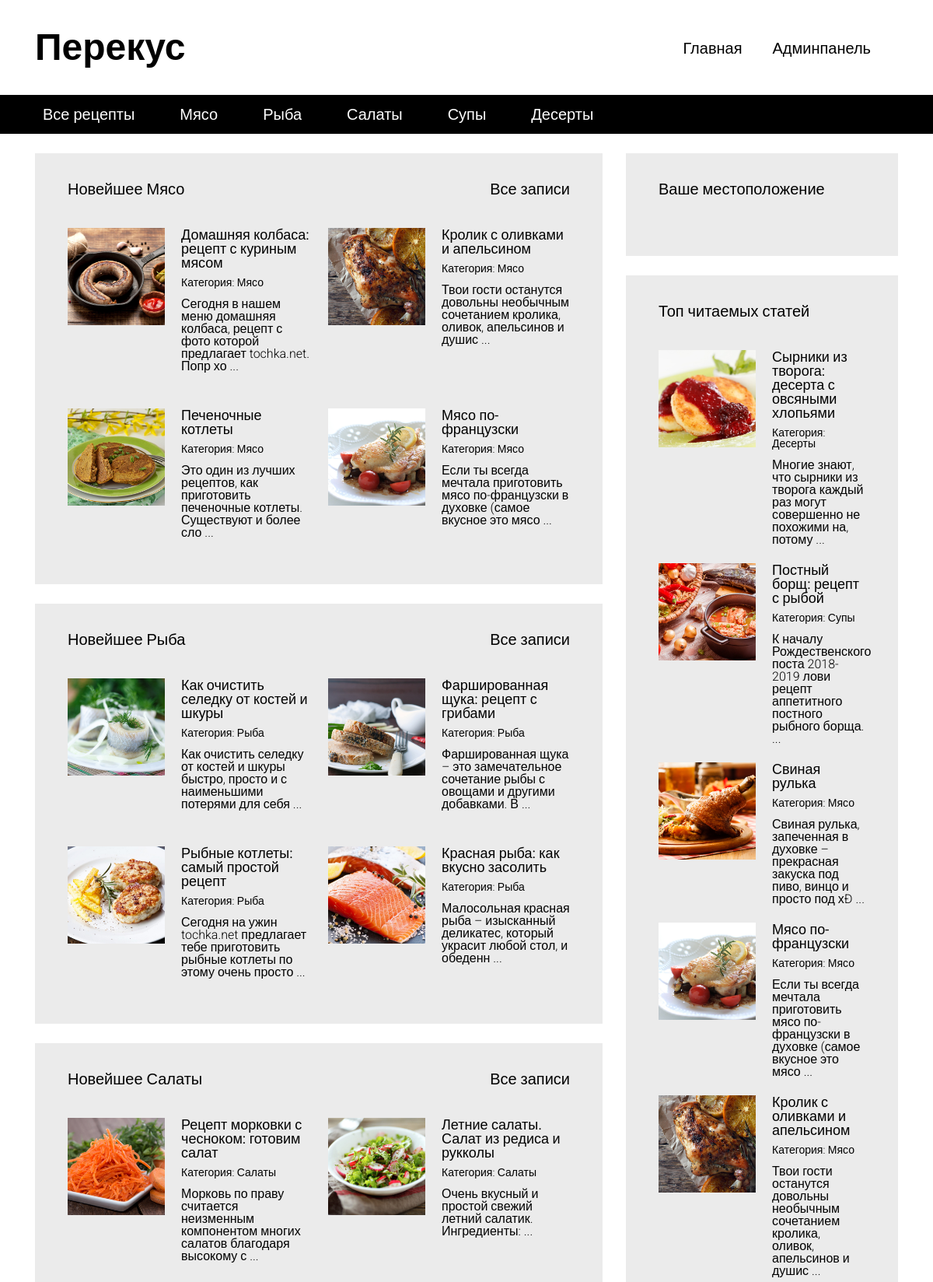
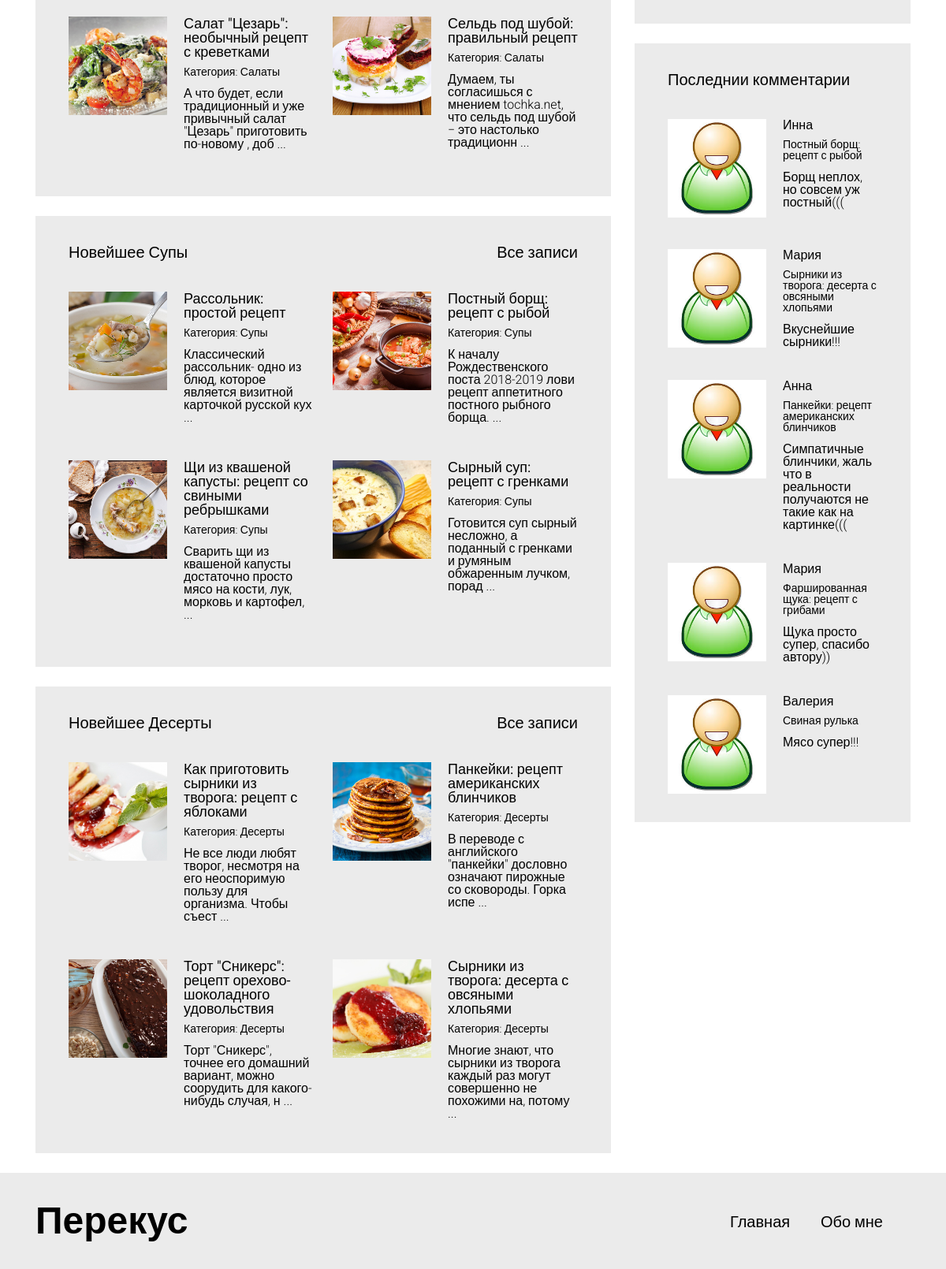
The page / on the database its author committed (2 pictures, top to bottom).
### tables this page shows
CREATE TABLE `blog_tittle` (
  `id` int(10) NOT NULL,
  `tittle` varchar(64) NOT NULL
);

CREATE TABLE `categories` (
  `id` int(10) NOT NULL,
  `name_cat` varchar(64) NOT NULL
);

CREATE TABLE `articles` (
  `id` int(11) NOT NULL,
  `tittle` varchar(64) NOT NULL,
  `content` text NOT NULL,
  `author` varchar(64) NOT NULL,
  `date` datetime NOT NULL DEFAULT CURRENT_TIMESTAMP,
  `image` varchar(64) NOT NULL DEFAULT '/template/media/images/',
  `views` int(11) NOT NULL DEFAULT '1',
  `cat_id` int(11) NOT NULL
);

CREATE TABLE `comments` (
  `id` int(11) NOT NULL,
  `comment` text NOT NULL,
  `author` varchar(64) NOT NULL,
  `date` timestamp NOT NULL DEFAULT CURRENT_TIMESTAMP,
  `art_id` int(11) NOT NULL
);

### config/Routes.php (called while the page is built)
<?php
return array(
    'recipes/one/([0-9]+)' => 'recipes/oneart/$1',
    'recipes/([0-9]+)' => 'recipes/recipes/$1',
    'recipes' => 'recipes/all',
    'admin/registration' => 'admin/registration',
    'admin/articles/([0-9]+)' => 'admin/artdelete/$1',
    'admin/addedarticles' => 'admin/addart',
    'admin/addart' => 'admin/addart',
    'admin/edit/([0-9]+)' => 'admin/editart/$1',
    'admin/articles' => 'admin/articles',
    'admin/category/([0-9]+)' => 'admin/catdelete/$1',
    'admin/addcat' => 'admin/addcat',
    'admin/category' => 'admin/category',
    'admin/update/([0-9]+)' => 'admin/update/$1',
    'admin' => 'admin/admin',
    'exit' => 'admin/destroy',
    '' => 'main/index',
);

### controllers/MainController.php (called while the page is built)
<?php
class MainController
{
   function actionIndex()
   {
      include ROOT . '/views/layout/header.php';
      include ROOT . '/views/main/main.php';
      include ROOT . '/views/layout/footer.php';
   }
}

### index.php (called while the page is built, shortened)
<?php
require_once(ROOT . '/components/Route.php');
$callRoute = new Route();
$callRoute->run();

### models/WorkFromLayout.php (called while the page is built, shortened)
<?php
class WorkWithLayout
{
   public static function getAllCategories()
   {
      $db = ConnectionDB::getConnection();
      $sql = "SELECT * FROM `categories`";
      $stmt = $db->query($sql);
      $name_cat = $stmt->fetchAll(PDO::FETCH_ASSOC);
      return $name_cat;
   }
   public static function getNameBlog()
   {
      $db = ConnectionDB::getConnection();
      $sql = "SELECT `tittle` FROM `blog_tittle`";
      $stmt = $db->query($sql);
      $tittleBlog = $stmt->fetch(PDO::FETCH_ASSOC);
      return $tittleBlog;
   }
   public static function getFiveTopViewArt()
   {
      $db = ConnectionDB::getConnection();
      $sql = "SELECT * FROM `articles` "
          . "ORDER BY `views` DESC LIMIT 5";
      $stmt = $db->query($sql);
      $result = $stmt->fetchAll(PDO::FETCH_ASSOC);
      return $result;
   }
   public static function getFourTopNewArt()
   {
      $db = ConnectionDB::getConnection();
      $sql = "SELECT * FROM `articles` "
          . "ORDER BY `date` DESC ";
      $stmt = $db->query($sql);
      $result = $stmt->fetchAll(PDO::FETCH_ASSOC);
      return $result;
   }
}

### models/Recipes.php (called while the page is built, shortened)
<?php
class Recipes
{
   public static function getAllRecipes()
   {
      $db = ConnectionDB::getConnection();
      $sql = "SELECT * FROM `articles` ORDER BY `date` DESC ";
      $stmt = $db->query($sql);
      $recipes = $stmt->fetchAll(PDO::FETCH_ASSOC);
      return $recipes;
   }
}

### models/Comment.php (called while the page is built, shortened)
<?php
class Comment
{
   public static function getFiveTopComments()
   {
      $db = ConnectionDB::getConnection();
      $sql = "SELECT * FROM `comments` ORDER BY `date` DESC LIMIT 5";
      $result = $db->query($sql);
      $result = $result->fetchAll(PDO::FETCH_ASSOC);
      return $result;
   }
}

### views/main/main.php (the view)
<?php
$topNewArt = WorkWithLayout::getFourTopNewArt();
?>
<div id="content">
    <div class="container">
        <div class="row">
            <section class="content__left col-md-8">
               <?php
               foreach ($name_cat as $category_name):
                  ?>
                   <div class="block">
                       <a href="/recipes">Все записи</a>
                       <h3>Новейшее <?= $category_name['name_cat']; ?></h3>
                       <div class="block__content">
                           <div class="articles articles__horizontal">
                              <?php
                              $cloneTopNewArt = $topNewArt;
                              for ($i = 0; $i < 4; $i++) {
                                 foreach ($cloneTopNewArt as $id => $art) {
                                    if ($art['cat_id'] == $category_name['id']) {
                                       ?>
                                        <article class="article">
                                            <div class="article__image"
                                                 style="background-image: url(<?php echo $art['image'] . $art['id'] . '.jpg'; ?>);"></div>
                                            <div class="article__info">
                                                <a href="recipes/one/<?= $art['id']; ?>"><?= $art['tittle']; ?></a>
                                                <div class="article__info__meta">
                                                    <small>Категория: <a href="/recipes/<?= $category_name['id']; ?>">
                                                          <?php
                                                          foreach ($name_cat as $cat) {
                                                             if ($cat['id'] == $art['cat_id']) {
                                                                echo $cat['name_cat'];
                                                                break;
                                                             }
                                                          }
                                                          ?>
                                                        </a></small>
                                                </div>
                                                <div class="article__info__preview">
                                                   <?php echo substr($art['content'], 0, 160) . ' ... '; ?>
                                                </div>
                                            </div>
                                        </article>
                                       <?php
                                       unset($cloneTopNewArt[$id]);
                                       break;
                                    }
                                 }
                              }
                              ?>
                           </div>
                       </div>
                   </div>
               <?php
               endforeach;
               ?>
            </section>
            <section class="content__right col-md-4">

### components/Route.php (shortened to what this page needs)
<?php
class Route
{
   private $routes = [];
   function __construct()
   {
      $RoutesPath = ROOT . ('/config/Routes.php');
      $this->routes = include "$RoutesPath";
   }
   private function getUri()
   {
      if (!empty($_SERVER['REQUEST_URI'])) {
         return trim($_SERVER['REQUEST_URI']);
      }
   }
   public function run()
   {
      $uri = $this->getUri();
      foreach ($this->routes as $uriPattern => $path) {
         if (preg_match("#^/$uriPattern$#", $uri)) {
            $uriElement = preg_replace("#$uriPattern#", $path, $uri);
            $uriElement = trim($uriElement, '/');
            $elemConroller = explode('/', $uriElement);
            $nameController = ucfirst(array_shift($elemConroller)) . 'Controller';
            $nameAction = 'action' . ucfirst(array_shift($elemConroller));
            $controllerFilePath = ROOT . "/controllers/" . $nameController . '.php';
            if (file_exists($controllerFilePath)) {
               $objectController = new $nameController;
               $parametrs = $elemConroller;
               $result = call_user_func_array(array($objectController, $nameAction), $parametrs);
               break;
            }
         }
      }
   }
}

### views/layout/header.php (shortened to what this page needs)
<?php
require_once ROOT . '/models/WorkFromLayout.php';
require_once ROOT . '/models/Comment.php';
require_once ROOT . '/models/Recipes.php';
$name_cat = WorkWithLayout::getAllCategories();
$titleBlog = WorkWithLayout::getNameBlog();
$topArt = WorkWithLayout::getFiveTopViewArt();
$topComments = Comment::getFiveTopComments();
$allrecipes = Recipes::getAllRecipes();
?>
<!DOCTYPE html>
<html lang="en">
<head>
    <link rel="stylesheet" type="text/css" href="/template/media/assets/bootstrap-grid-only/css/grid12.css">
    <link rel="stylesheet" type="text/css" href="/template/media/css/style.css">
</head>
<body>
<div id="wrapper">
    <header id="header">
        <div class="header__top">
            <div class="container">
                <div class="header__top__logo">
                    <h1><?php echo $titleBlog['tittle']; ?></h1>
                </div>
                <nav class="header__top__menu">
                    <ul>
                        <li><a href="/">Главная</a></li>
                        <li><a href="/admin/registration">Админпанель</a></li>
                    </ul>
                </nav>
            </div>
        </div>
        <div class="header__bottom">
            <div class="container">
                <nav>
                    <ul>
                        <li><a href="/recipes">Все рецепты</a></li>
                       <?php
                       foreach ($name_cat as $category_name):
                          ?>
                           <li><a href="/recipes/<?= $category_name['id']; ?>"><?= $category_name['name_cat']; ?></a>
                           </li>
                       <?php
                       endforeach;
                       ?>
                    </ul>
                </nav>
            </div>
        </div>
    </header>

### views/layout/footer.php (shortened to what this page needs)
    <div class="block">
        <h3>Ваше местоположение</h3>
        <div class="block__content">
        </div>
    </div>
    <div class="block">
        <h3>Топ читаемых статей</h3>
        <div class="block__content">
            <div class="articles articles__vertical">
               <?php
               foreach ($topArt as $art):
                  ?>
                   <article class="article">
                       <div class="article__image"
                            style="background-image: url(<?php echo $art['image'] . $art['id'] . '.jpg'; ?>);">
                       </div>
                       <div class="article__info">
                           <a href="/recipes/one/<?= $art['id']; ?>"><?= $art['tittle']; ?></a>
                           <div class="article__info__meta">
                              <?php
                              foreach ($name_cat as $cat) {
                                 if ($cat['id'] == $art['cat_id']) {
                                    ?>
                                     <small>Категория:
                                         <a href="/recipes/<?= $cat['id']; ?>">
                                            <?php echo $cat['name_cat']; ?>
                                         </a>
                                     </small>
                                    <?php
                                    break;
                                 }
                              }
                              ?>
                           </div>
                           <div class="article__info__preview">
                              <?php echo substr($art['content'], 0, 160) . ' ... '; ?>
                           </div>
                       </div>
                   </article>
               <?php
               endforeach;
               ?>
            </div>
        </div>
    </div>
    <div class="block">
        <h3>Последнии комментарии</h3>
       <?php
       foreach ($topComments as $comment):
          ?>
           <div class="block__content">
               <div class="articles articles__vertical">
                   <article class="article">
                       <div class="article__image"
                            style="background-image: url(/template/media/images/user.jpg);"></div>
                       <div class="article__info">
                          <?= $comment['author']; ?>
                           <div class="article__info__meta">
                               <small>
                                  <?php
                                  foreach ($allrecipes as $recipe):
                                     if ($recipe['id'] == $comment['art_id']):
                                        ?>
                                         <a href="/recipes/one/<?= $recipe['id']; ?>">
                                            <?= $recipe['tittle']; ?>
                                         </a>
                                     <?php
                                     endif;
                                  endforeach;
                                  ?>
                               </small>
                           </div>
                           <div class="article__info__preview">
                              <?= $comment['comment']; ?>
                           </div>
                       </div>
                   </article>
               </div>
           </div>
       <?php
       endforeach;
       ?>
    </div>
</div>
</div>
</div>
<footer id="footer">
    <div class="container">
        <div class="footer__logo">
            <h1><?php echo $titleBlog['tittle']; ?></h1>
        </div>
        <nav class="footer__menu">
            <ul>
                <li><a href="/">Главная</a></li>
                <li><a href="#">Обо мне</a></li>
            </ul>
        </nav>
    </div>
</footer>
</div>
</body>
</html>

### rows shown on the page
blog_tittle: tittle "Перекус"
categories: name_cat "Мясо"
categories: name_cat "Рыба"
categories: name_cat "Салаты"
categories: name_cat "Супы"
categories: name_cat "Десерты"
articles: image (picture), tittle "Домашняя колбаса: рецепт с куриным мясом", content "Сегодня в нашем меню домашняя колбаса, рецепт с фото которой предлагает tochka.net. Попр хо"
articles: image (picture), tittle "Кролик с оливками и апельсином", content "Твои гости останутся довольны необычным сочетанием кролика, оливок, апельсинов и душис"
articles: image (picture), tittle "Печеночные котлеты", content "Это один из лучших рецептов, как приготовить печеночные котлеты. Существуют и более сло"
articles: image (picture), tittle "Мясо по-французски", content "Если ты всегда мечтала приготовить мясо по-французски в духовке (самое вкусное это мясо"
articles: image (picture), tittle "Как очистить селедку от костей и шкуры", content "Как очистить селедку от костей и шкуры быстро, просто и с наименьшими потерями для себя"
articles: image (picture), tittle "Фаршированная щука: рецепт с грибами", content "Фаршированная щука – это замечательное сочетание рыбы с овощами и другими добавками. В"
articles: image (picture), tittle "Рыбные котлеты: самый простой рецепт", content "Сегодня на ужин tochka.net предлагает тебе приготовить рыбные котлеты по этому очень просто"
articles: image (picture), tittle "Красная рыба: как вкусно засолить", content "Малосольная красная рыба – изысканный деликатес, который украсит любой стол, и обеденн"
articles: image (picture), tittle "Рецепт морковки с чесноком: готовим салат", content "Морковь по праву считается неизменным компонентом многих салатов благодаря высокому с"
articles: image (picture), tittle "Летние салаты. Салат из редиса и рукколы", content "Очень вкусный и простой свежий летний салатик. Ингредиенты:"
articles: image (picture), tittle "Салат \"Цезарь\": необычный рецепт с креветками", content "А что будет, если традиционный и уже привычный салат \"Цезарь\" приготовить по-новому , доб"
articles: image (picture), tittle "Сельдь под шубой: правильный рецепт", content "Думаем, ты согласишься с мнением tochka.net, что сельдь под шубой − это настолько традиционн"
articles: image (picture), tittle "Рассольник: простой рецепт", content "Классический рассольник- одно из блюд, которое является визитной карточкой русской кух"
articles: image (picture), tittle "Постный борщ: рецепт с рыбой", content "К началу Рождественского поста 2018-2019 лови рецепт аппетитного постного рыбного борща."
articles: image (picture), tittle "Щи из квашеной капусты: рецепт со свиными ребрышками", content "Сварить щи из квашеной капусты достаточно просто мясо на кости, лук, морковь и картофел,"
articles: image (picture), tittle "Сырный суп: рецепт с гренками", content "Готовится суп сырный несложно, а поданный с гренками и румяным обжаренным лучком, порад"
articles: image (picture), tittle "Как приготовить сырники из творога: рецепт с яблоками", content "Не все люди любят творог, несмотря на его неоспоримую пользу для организма. Чтобы съест"
articles: image (picture), tittle "Панкейки: рецепт американских блинчиков", content "В переводе с английского \"панкейки\" дословно означают пирожные со сковороды. Горка испе"
articles: image (picture), tittle "Торт \"Сникерс\": рецепт орехово-шоколадного удовольствия", content "Торт \"Сникерс\", точнее его домашний вариант, можно соорудить для какого-нибудь случая, н"
articles: image (picture), tittle "Сырники из творога: десерта с овсяными хлопьями", content "Многие знают, что сырники из творога каждый раз могут совершенно не похожими на, потому"
articles: image (picture), tittle "Свиная рулька", content "Свиная рулька, запеченная в духовке – прекрасная закуска под пиво, винцо и просто под хÐ"
comments: author "Инна", comment "Борщ неплох, но совсем уж постный((("
comments: author "Мария", comment "Вкуснейшие сырники!!!"
comments: author "Анна", comment "Симпатичные блинчики, жаль что в реальности получаются не такие как на картинке((("
comments: author "Мария", comment "Щука просто супер, спасибо автору))"
comments: author "Валерия", comment "Мясо супер!!!"
